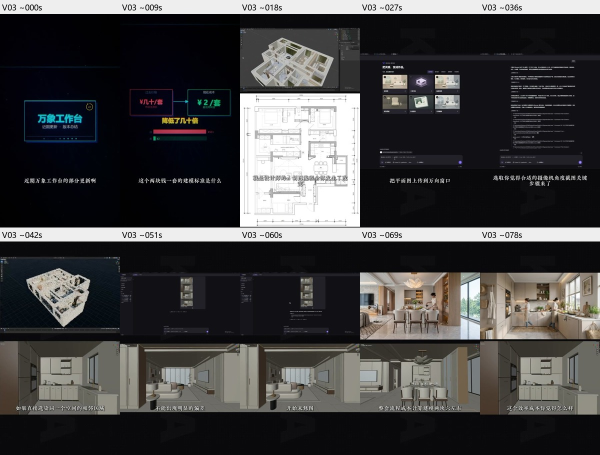
#> input picture skills/tianweiping-design-director-master/assets/V03-overview.jpg, 1200 x 910 px (shown at 1/2 size)
$ python -i vfix.py   (imports and definitions only)
#> lines starting #> are read from the running program, lines starting #| are printed output that depends on the picture
#> further down, picture is the input picture: PIL image 1200x910 RGB; mean R, G, B 66, 65.2, 65.8
#!/usr/bin/env python3
# -*- coding: utf-8 -*-
"""vfix.py —— 豆包视觉计算内核 · 定向修复（本地后处理，不重生成）

和 vqc.py 配对使用：vqc 告诉你哪儿不对，vfix 只修那一处，然后再跑 vqc 复评。
所有操作都是确定性的、可复现的，参数写死在命令行里，方便回滚。

子命令
  autolevel <in> -o <out> [--black 0.5] [--white 99.5] [--per-channel]
            按分位拉伸色阶：修整体偏亮/偏暗/发灰/暗部死黑
  unsharp   <in> -o <out> [--radius 2.0] [--amount 80] [--threshold 3]
            USM 锐化：修清晰度不足，别过量（超过 amount 120 会出白边）
  chroma    <in> -o <out> [--size 5] [--strength 0.6]
            只对色度去噪（YCbCr 的 Cb/Cr 做中值），保留亮度细节，不磨皮
  sat       <in> -o <out> [--gain 0.9] [--vibrance 0.0]
            饱和度调整：gain 为整体倍数，vibrance 只补低饱和区
  unify     <in...> -o <outdir> --ref ref.png [--strength 1.0] [--use-lab]
            把一批图统一到参考图的亮度/色彩分布（Reinhard 迁移）→ 成套一致
  grain     <in> -o <out> [--amount 4] [--mono]
            补细颗粒，治 AI 塑料感（amount 2-6 微量即可）
  resize    <in> -o <out> --long 2048 [--sharpen 60]
            Lanczos 放大 + 补锐化（比 AI 超分省算力，先用它兜底）
  recipe    <in> -o <out> --steps "autolevel:black=1;chroma:size=5;unsharp:amount=70;grain:amount=3"
            一串处理按顺序执行，一条命令搞定
  batch     <dir|glob...> -o <outdir> --recipe-file r.json [--profile poster]
            批量套同一套修复，输出到 outdir（不改原图）

约定
  · 永远不覆盖输入文件（除非 in 和 out 相同，会拒绝执行）
  · 所有输出保留原分辨率与格式（PNG 无损 / JPEG q=95）
  · --dry-run 只打印将要执行的操作
"""
import argparse
import glob as _glob
import json
import os
import sys

import numpy as np
from PIL import Image, ImageFilter

# [4 lines not run here, left out]
try:
    Image.MAX_IMAGE_PIXELS = None
except Exception:
    pass


# ============================================================ 基础

# [16 lines left out: functions open_rgb, save_rgb, not called in this run]


def guard(src, dst):
    if os.path.abspath(src) == os.path.abspath(dst):
        raise SystemExit("拒绝执行：输出不能覆盖输入，请另给 -o 路径")


# ============================================================ 各操作

# [19 lines left out: functions op_autolevel, op_unsharp, not called in this run]


def op_chroma(im, size=5, strength=0.6):
    """只处理 Cb/Cr：中值滤波去色噪，亮度通道原样保留"""
#> called with size = 5, strength = 0.6
    ycc = im.convert("YCbCr")
#> ycc: PIL image 1200x910 YCbCr; mean of channels 0, 1, 2 65.1, 127.9, 127.9
    y, cb, cr = ycc.split()
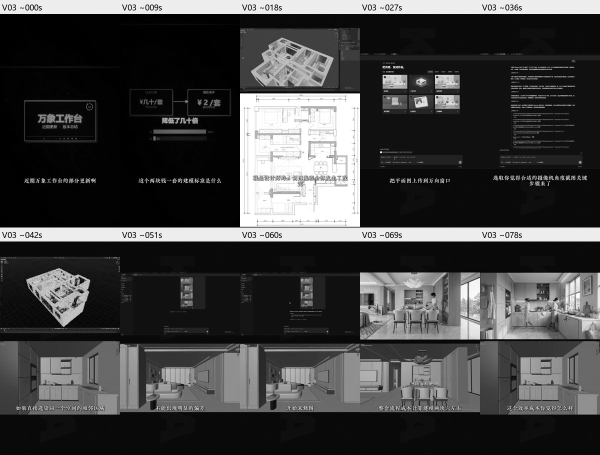
#> y: PIL image 1200x910 L (shown at 1/2 size); min 0, max 255, mean 65.1
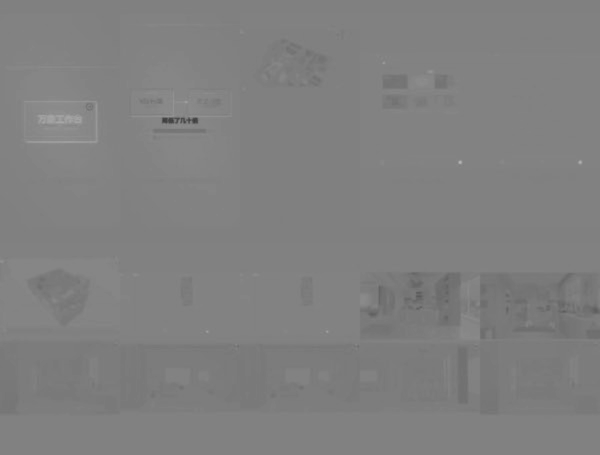
#> cb: PIL image 1200x910 L (shown at 1/2 size); min 57, max 185, mean 127.9
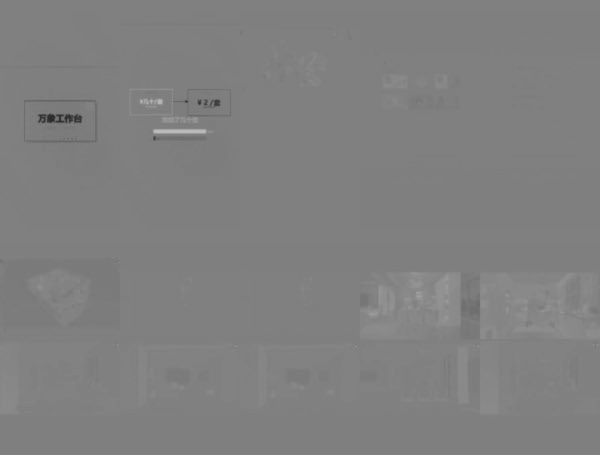
#> cr: PIL image 1200x910 L (shown at 1/2 size); min 38, max 191, mean 127.9
    k = int(size) | 1
    cb2 = cb.filter(ImageFilter.MedianFilter(k))
    cr2 = cr.filter(ImageFilter.MedianFilter(k))
    if strength < 1.0:
        cb = Image.blend(cb, cb2, float(strength))
        cr = Image.blend(cr, cr2, float(strength))
    else:
        cb, cr = cb2, cr2
    return Image.merge("YCbCr", (y, cb, cr)).convert("RGB")


# [9 lines left out: function op_sat, not called in this run]


def _lab_stats(a):
    return a.reshape(-1, 3).mean(0), a.reshape(-1, 3).std(0) + 1e-6


# ---- 自己实现 CIELAB：PIL 的 "LAB" 模式往返会产出霓虹色，不能用 ----
_M_RGB2XYZ = np.array([[0.4124564, 0.3575761, 0.1804375],
                       [0.2126729, 0.7151522, 0.0721750],
                       [0.0193339, 0.1191920, 0.9503041]], np.float64)
_M_XYZ2RGB = np.linalg.inv(_M_RGB2XYZ)
_WP = np.array([0.95047, 1.0, 1.08883], np.float64)
_EPS = 216.0 / 24389.0
_KAP = 24389.0 / 27.0


def _srgb_to_linear(c):
    c = np.clip(c, 0.0, 1.0)
    return np.where(c <= 0.04045, c / 12.92, ((c + 0.055) / 1.055) ** 2.4)


def _linear_to_srgb(c):
    c = np.clip(c, 0.0, 1.0)
    return np.where(c <= 0.0031308, c * 12.92, 1.055 * np.power(c, 1 / 2.4) - 0.055)


# [61 lines left out: functions rgb_to_lab, lab_to_rgb, op_unify, op_grain, op_resize, not called in this run]


# ============================================================ 配方

OPS = {
    "autolevel": (op_autolevel, {"black": float, "white": float, "per_channel": "flag"}),
    "unsharp": (op_unsharp, {"radius": float, "amount": int, "threshold": int}),
    "chroma": (op_chroma, {"size": int, "strength": float}),
    "sat": (op_sat, {"gain": float, "vibrance": float}),
    "grain": (op_grain, {"amount": float, "mono": "flag", "seed": int, "soft": "flag"}),
    "resize": (op_resize, {"long_side": int, "w": int, "h": int, "sharpen": int}),
    "unify": (op_unify, {"strength": float}),
}

RECIPES = {
    # 常用配方：症状 → 一条命令
    "gray":    "autolevel:black=0.8,white=99.2",
    "dark":    "autolevel:black=0.2,white=99.0",
    "bright":  "autolevel:black=1.5,white=97.0",
    "soft":    "unsharp:radius=1.6,amount=90,threshold=2",
    "blurry":  "unsharp:radius=2.2,amount=120,threshold=1",
    "noisy":   "chroma:size=5,strength=0.8;unsharp:radius=1.2,amount=50,threshold=3",
    "plastic": "grain:amount=4;unsharp:radius=1.4,amount=45,threshold=2",
    "harsh":   "sat:gain=0.92,vibrance=0.05;autolevel:black=1.0,white=98.5",
    "4k":      "resize:long_side=3840,sharpen=55",
    "web":     "resize:long_side=2048,sharpen=45;unsharp:radius=1.0,amount=35,threshold=2",
}


# [206 lines left out: functions parse_steps, run_steps, _single, cmd_recipe, cmd_batch, cmd_unify and 3 more, not called in this run]


# [2 lines not run here, left out]

>>> from PIL import Image
>>> picture = Image.open('../assets/V03-overview.jpg')
>>> result = op_chroma(picture)
